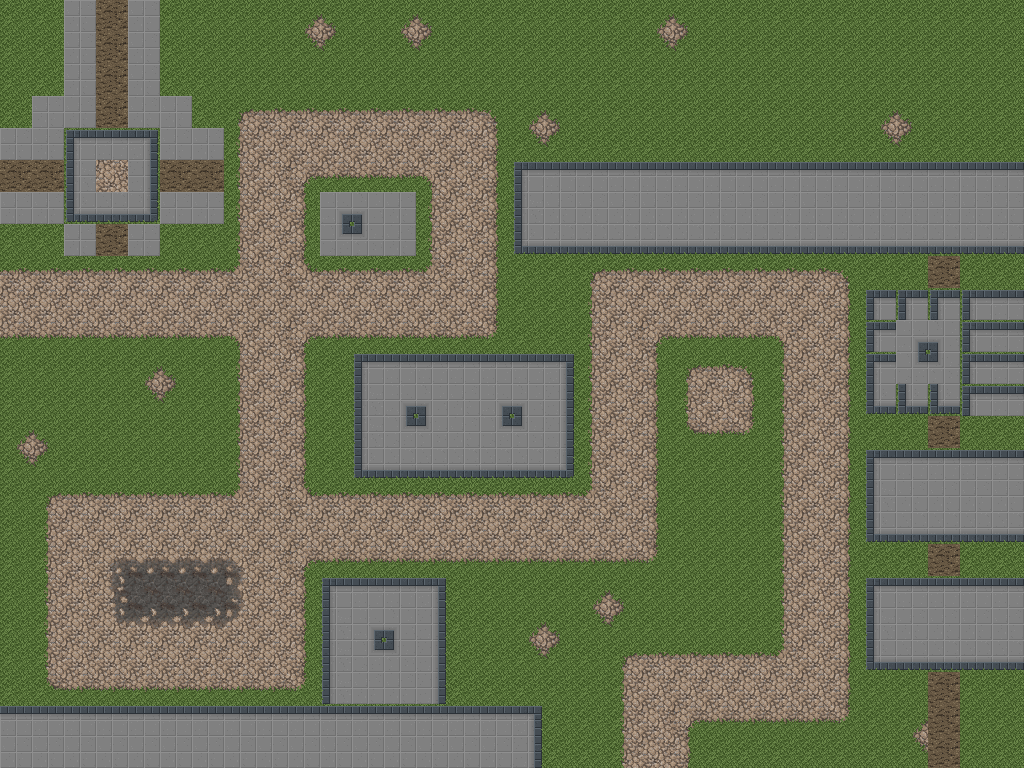

Rendered tile map (Tiled .tmx) drawn with the repository's tilesets; below, a short description and the full map source, tile grids included:
An orthogonal 32x24 tile map with 32x32 px tiles, 1 tile layer (Tile Layer 1) and 1 object.

<map version="1.4" tiledversion="1.4.1" orientation="orthogonal" renderorder="right-down" width="32" height="24" tilewidth="32" tileheight="32" infinite="0" nextlayerid="6" nextobjectid="2">
 <tileset firstgid="1" source="3.tsx" />
 <layer id="1" name="Tile Layer 1" width="32" height="24">
  <data encoding="csv">
1,1,57,22,57,1,1,1,1,39,40,1,39,40,1,1,1,1,1,1,39,40,1,1,1,1,1,1,1,1,1,1,
1,1,57,22,57,1,1,1,1,49,50,1,49,50,1,1,1,1,1,1,49,50,1,1,1,1,1,1,1,1,1,1,
1,1,57,22,57,1,1,1,1,1,1,1,1,1,1,1,1,1,1,1,1,1,1,1,1,1,1,1,1,1,1,1,
1,57,57,22,57,57,1,16,17,17,17,17,17,17,17,18,39,40,1,1,1,1,1,1,1,1,1,39,40,1,1,1,
57,57,46,47,48,57,57,26,27,27,27,27,27,27,27,28,49,50,1,1,1,1,1,1,1,1,1,49,50,1,1,1,
22,22,56,27,58,22,22,26,27,19,37,37,37,20,27,28,46,47,47,47,47,47,47,47,47,47,47,47,47,47,47,47,
57,57,66,67,68,57,57,26,27,28,34,35,57,26,27,28,56,57,57,57,57,57,57,57,57,57,57,57,57,57,57,57,
1,1,57,22,57,1,1,26,27,28,44,45,57,26,27,28,66,67,67,67,67,67,67,67,67,67,67,67,67,67,67,67,
17,17,17,17,17,17,17,30,27,29,17,17,17,30,27,28,1,1,16,17,17,17,17,17,17,17,18,1,1,22,1,1,
27,27,27,27,27,27,27,27,27,27,27,27,27,27,27,28,1,1,26,27,27,27,27,27,27,27,28,46,46,46,46,47,
37,37,37,37,37,37,37,20,27,19,37,37,37,37,37,38,1,1,26,27,19,37,37,37,20,27,28,46,34,35,46,47,
1,1,1,1,39,40,1,26,27,28,1,46,47,47,47,47,47,48,26,27,28,16,17,18,26,27,28,46,44,45,46,47,
1,1,1,1,49,50,1,26,27,28,1,56,34,35,57,34,35,58,26,27,28,26,27,28,26,27,28,66,66,66,46,47,
39,40,1,1,1,1,1,26,27,28,1,56,44,45,57,44,45,58,26,27,28,36,37,38,26,27,28,1,1,22,1,1,
49,50,1,1,1,1,1,26,27,28,1,66,67,67,67,67,67,68,26,27,28,1,1,1,26,27,28,46,47,47,47,47,
1,16,17,17,17,17,17,30,27,29,17,17,17,17,17,17,17,17,30,27,28,1,1,1,26,27,28,56,57,57,57,57,
1,26,27,27,27,27,27,27,27,27,27,27,27,27,27,27,27,27,27,27,28,1,1,1,26,27,28,66,67,67,67,67,
1,26,27,41,42,42,42,43,27,19,37,37,37,37,37,37,37,37,37,37,38,1,1,1,26,27,28,1,1,22,1,1,
1,26,27,51,52,52,52,53,27,28,46,47,47,48,1,1,1,1,39,40,1,1,1,1,26,27,28,46,47,47,47,47,
1,26,27,61,62,62,62,63,27,28,56,34,35,58,1,1,39,40,49,50,1,1,1,1,26,27,28,56,57,57,57,57,
1,26,27,27,27,27,27,27,27,28,56,44,45,58,1,1,49,50,1,16,17,17,17,17,30,27,28,66,67,67,67,67,
1,36,37,37,37,37,37,37,37,38,56,57,57,58,1,1,1,1,1,26,27,27,27,27,27,27,28,1,1,22,1,1,
47,47,47,47,47,47,47,47,47,47,47,47,47,47,47,47,48,1,1,26,27,19,37,37,37,37,38,1,39,22,1,1,
57,57,57,57,57,57,57,57,57,57,57,57,57,57,57,57,58,1,1,26,27,28,1,1,1,1,1,1,49,22,1,1
</data>
 </layer>
 <objectgroup id="2" name="Object Layer 1">
  <object id="1" x="-0.961547" y="299.041">
   <polyline points="-78.6667,1.33333 412,0 429.333,-1.33333 441.333,-6.66667 452,-14.6667 462.667,-28 464,-42.6667 464,-132 462.667,-144 453.333,-154.667 444,-160 288,-160 282.667,-160 274.667,-152 269.333,-142.667 266.667,-129.333 270.667,332 268,346.667 262.667,356 256,357.333 98.6667,357.333 90.6667,354.667 82.6667,353.333 78.6667,349.333 76,338.667 76,242.667 76,238.667 80,225.333 86.6667,221.333 572,224 588,222.667 600,222.667 605.333,218.667 617.333,208 625.333,200 624,49.3333 624,37.3333 625.333,26.6667 632,14.6667 646.667,2.66667 660,-1.33333 777.333,0 786.667,4 794.667,12 802.667,26.6667 808,34.6667 810.667,58.6667 816,338.667 813.333,353.333 808,370.667 797.333,380 778.667,386.667 705.333,386.667 693.333,384 677.333,386.667 666.667,394.667 658.667,408 654.667,425.333 650.667,445.333 652,462.667 652,500" />
  </object>
 </objectgroup>
</map>
